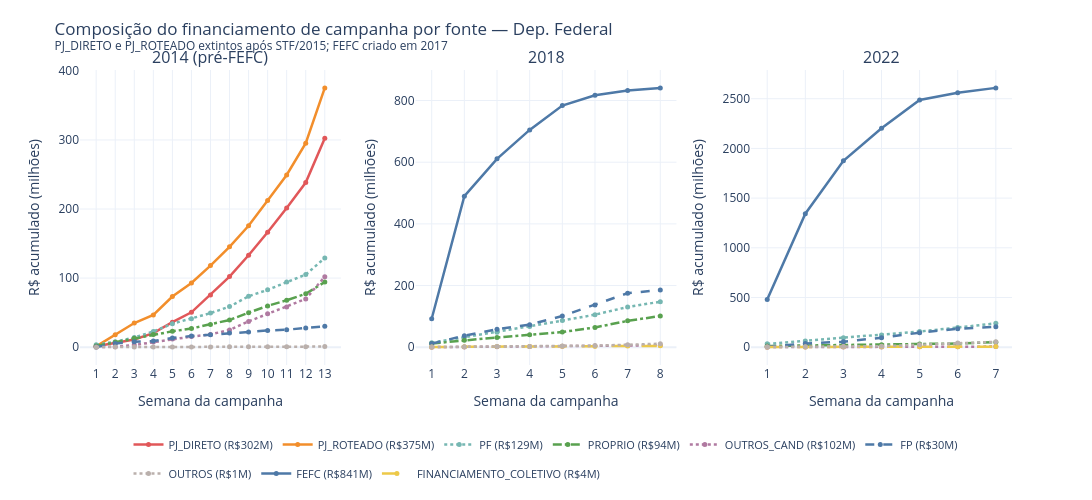

Notebook cell for this chart:
### Markdown cell above
## Composição do Financiamento por Fonte

### Code cell
# Composição do financiamento por fonte — fluxo cumulativo absoluto (R$ mi)
# Revela como a proibição de PJ (2015) e a criação do FEFC (2017) recompuseram o financiamento.

CORES_FONTE = {
    "PJ_DIRETO":              "#e15759",
    "PJ_ROTEADO":             "#f28e2b",
    "FP":                     "#4e79a7",
    "FEFC":                   "#4e79a7",
    "PF":                     "#76b7b2",
    "PROPRIO":                "#59a14f",
    "OUTROS_CAND":            "#b07aa1",
    "FINANCIAMENTO_COLETIVO": "#edc948",
    "OUTROS":                 "#bab0ac",
}
DASHES_FONTE = {
    "PJ_DIRETO": "solid",  "PJ_ROTEADO": "solid", "FP": "dash",
    "FEFC":      "solid",  "PF":         "dot",   "PROPRIO": "dashdot",
    "OUTROS_CAND": "dot",  "FINANCIAMENTO_COLETIVO": "longdash", "OUTROS": "dot",
}
FONTES_ORDEM = {
    2014: ["PJ_DIRETO", "PJ_ROTEADO", "PF", "PROPRIO", "OUTROS_CAND", "FP", "OUTROS"],
    2018: ["FEFC", "PF", "PROPRIO", "OUTROS_CAND", "FP", "FINANCIAMENTO_COLETIVO", "OUTROS"],
    2022: ["FEFC", "PF", "PROPRIO", "OUTROS_CAND", "FP", "FINANCIAMENTO_COLETIVO", "OUTROS"],
}

fig_fontes = make_subplots(
    rows=1, cols=3,
    subplot_titles=["2014 (pré-FEFC)", "2018", "2022"],
    shared_yaxes=False, horizontal_spacing=0.08,
)

seen_legend = set()
for col_idx, ano in enumerate([2014, 2018, 2022], start=1):
    df_ano = df_rec[df_rec["ano_eleicao"] == ano].copy()
    df_cum_f = calc_cumulative(df_ano, ["ano_eleicao", "fonte_tipo"])

    fontes_com_valor = (
        df_ano.groupby("fonte_tipo")["vr_receita"].sum()
        .loc[lambda s: s > 0].index.tolist()
    )
    ordem = [f for f in FONTES_ORDEM[ano] if f in fontes_com_valor]

    for fonte in ordem:
        d = df_cum_f[df_cum_f["fonte_tipo"] == fonte].sort_values("semana")
        if d.empty:
            continue
        total_m = d["vr_receita"].sum() / 1e6
        label = f"{fonte} (R${total_m:.0f}M)"
        show = fonte not in seen_legend
        seen_legend.add(fonte)
        fig_fontes.add_trace(
            go.Scatter(
                x=d["semana"], y=d["cum_receita"] / 1e6,
                mode="lines+markers", name=label,
                legendgroup=fonte, showlegend=show,
                line=dict(color=CORES_FONTE.get(fonte, "#aaaaaa"),
                          dash=DASHES_FONTE.get(fonte, "solid"), width=2.5),
                marker=dict(size=5),
            ),
            row=1, col=col_idx,
        )

fig_fontes.update_layout(
    title_text=(
        "Composição do financiamento de campanha por fonte — Dep. Federal<br>"
        "<sup>PJ_DIRETO e PJ_ROTEADO extintos após STF/2015; FEFC criado em 2017</sup>"
    ),
    legend=dict(orientation="h", x=0.5, xanchor="center", y=-0.22, yanchor="top",
                font=dict(size=11)),
    height=500, width=1200, template="plotly_white",
    margin=dict(t=70, b=120),
)
fig_fontes.update_xaxes(title_text="Semana da campanha", dtick=1)
fig_fontes.update_yaxes(title_text="R$ acumulado (milhões)")
fig_fontes.show(config={"staticPlot": True})

### Figure 1 — Plotly figure (JSON) as saved in the notebook; plotly's stock layout.template omitted (floating-point values rounded to 4 significant figures)
{"data": [{"legendgroup": "PJ_DIRETO", "line": {"color": "#e15759", "dash": "solid", "width": 2.5}, "marker": {"size": 5}, "mode": "lines+markers", "name": "PJ_DIRETO (R$302M)", "showlegend": true, "type": "scatter", "x": [1, 2, 3, 4, 5, 6, 7, 8, 9, 10, 11, 12, 13], "xaxis": "x", "y": [1.139, 5.863, 11.16, 20.26, 36.13, 50.4, 75.59, 102.2, 133.1, 166.4, 201.6, 238.3, 302.3], "yaxis": "y"}, {"legendgroup": "PJ_ROTEADO", "line": {"color": "#f28e2b", "dash": "solid", "width": 2.5}, "marker": {"size": 5}, "mode": "lines+markers", "name": "PJ_ROTEADO (R$375M)", "showlegend": true, "type": "scatter", "x": [1, 2, 3, 4, 5, 6, 7, 8, 9, 10, 11, 12, 13], "xaxis": "x", "y": [1.056, 18.08, 34.94, 46.55, 73.25, 92.92, 118.1, 145.2, 175.7, 212.4, 249.2, 295.3, 375.4], "yaxis": "y"}, {"legendgroup": "PF", "line": {"color": "#76b7b2", "dash": "dot", "width": 2.5}, "marker": {"size": 5}, "mode": "lines+markers", "name": "PF (R$129M)", "showlegend": true, "type": "scatter", "x": [1, 2, 3, 4, 5, 6, 7, 8, 9, 10, 11, 12, 13], "xaxis": "x", "y": [3.605, 7.82, 13.93, 22.65, 33.9, 41.11, 49.26, 58.66, 73.65, 82.91, 94.32, 105.0, 129.1], "yaxis": "y"}, {"legendgroup": "PROPRIO", "line": {"color": "#59a14f", "dash": "dashdot", "width": 2.5}, "marker": {"size": 5}, "mode": "lines+markers", "name": "PROPRIO (R$94M)", "showlegend": true, "type": "scatter", "x": [1, 2, 3, 4, 5, 6, 7, 8, 9, 10, 11, 12, 13], "xaxis": "x", "y": [1.737, 6.913, 12.68, 18.15, 22.9, 27.03, 32.86, 39.28, 49.9, 59.71, 67.87, 77.18, 94.36], "yaxis": "y"}, {"legendgroup": "OUTROS_CAND", "line": {"color": "#b07aa1", "dash": "dot", "width": 2.5}, "marker": {"size": 5}, "mode": "lines+markers", "name": "OUTROS_CAND (R$102M)", "showlegend": true, "type": "scatter", "x": [1, 2, 3, 4, 5, 6, 7, 8, 9, 10, 11, 12, 13], "xaxis": "x", "y": [0.04765, 0.5991, 3.05, 7.37, 11.84, 15.22, 18.34, 24.96, 37.22, 48.17, 58.17, 69.87, 101.9], "yaxis": "y"}, {"legendgroup": "FP", "line": {"color": "#4e79a7", "dash": "dash", "width": 2.5}, "marker": {"size": 5}, "mode": "lines+markers", "name": "FP (R$30M)", "showlegend": true, "type": "scatter", "x": [1, 2, 3, 4, 5, 6, 7, 8, 9, 10, 11, 12, 13], "xaxis": "x", "y": [0.01628, 5.22, 7.635, 8.766, 13.15, 16.16, 17.83, 20.32, 21.99, 24.17, 25.2, 27.79, 30.29], "yaxis": "y"}, {"legendgroup": "OUTROS", "line": {"color": "#bab0ac", "dash": "dot", "width": 2.5}, "marker": {"size": 5}, "mode": "lines+markers", "name": "OUTROS (R$1M)", "showlegend": true, "type": "scatter", "x": [1, 2, 3, 4, 5, 6, 7, 8, 9, 10, 11, 12, 13], "xaxis": "x", "y": [0.0, 2e-05, 0.001162, 0.0183, 0.06778, 0.211, 0.3416, 0.3787, 0.4504, 0.498, 0.6123, 0.653, 0.7938], "yaxis": "y"}, {"legendgroup": "FEFC", "line": {"color": "#4e79a7", "dash": "solid", "width": 2.5}, "marker": {"size": 5}, "mode": "lines+markers", "name": "FEFC (R$841M)", "showlegend": true, "type": "scatter", "x": [1, 2, 3, 4, 5, 6, 7, 8], "xaxis": "x2", "y": [92.55, 489.8, 610.9, 704.7, 783.5, 816.8, 832.1, 841.0], "yaxis": "y2"}, {"legendgroup": "PF", "line": {"color": "#76b7b2", "dash": "dot", "width": 2.5}, "marker": {"size": 5}, "mode": "lines+markers", "name": "PF (R$148M)", "showlegend": false, "type": "scatter", "x": [1, 2, 3, 4, 5, 6, 7, 8], "xaxis": "x2", "y": [14.74, 32.79, 48.37, 67.04, 86.51, 105.6, 130.5, 147.6], "yaxis": "y2"}, {"legendgroup": "PROPRIO", "line": {"color": "#59a14f", "dash": "dashdot", "width": 2.5}, "marker": {"size": 5}, "mode": "lines+markers", "name": "PROPRIO (R$101M)", "showlegend": false, "type": "scatter", "x": [1, 2, 3, 4, 5, 6, 7, 8], "xaxis": "x2", "y": [12.11, 23.07, 31.81, 40.43, 49.27, 64.14, 85.51, 101.2], "yaxis": "y2"}, {"legendgroup": "OUTROS_CAND", "line": {"color": "#b07aa1", "dash": "dot", "width": 2.5}, "marker": {"size": 5}, "mode": "lines+markers", "name": "OUTROS_CAND (R$7M)", "showlegend": false, "type": "scatter", "x": [1, 2, 3, 4, 5, 6, 7, 8], "xaxis": "x2", "y": [0.3806, 0.8532, 1.792, 2.674, 3.264, 4.266, 5.265, 6.605], "yaxis": "y2"}, {"legendgroup": "FP", "line": {"color": "#4e79a7", "dash": "dash", "width": 2.5}, "marker": {"size": 5}, "mode": "lines+markers", "name": "FP (R$186M)", "showlegend": false, "type": "scatter", "x": [1, 2, 3, 4, 5, 6, 7, 8], "xaxis": "x2", "y": [11.79, 37.45, 58.46, 73.25, 101.4, 137.1, 175.2, 185.8], "yaxis": "y2"}, {"legendgroup": "FINANCIAMENTO_COLETIVO", "line": {"color": "#edc948", "dash": "longdash", "width": 2.5}, "marker": {"size": 5}, "mode": "lines+markers", "name": "FINANCIAMENTO_COLETIVO (R$4M)", "showlegend": true, "type": "scatter", "x": [1, 2, 3, 4, 5, 6, 7, 8], "xaxis": "x2", "y": [0.8676, 1.651, 2.154, 2.566, 3.014, 3.465, 4.11, 4.477], "yaxis": "y2"}, {"legendgroup": "OUTROS", "line": {"color": "#bab0ac", "dash": "dot", "width": 2.5}, "marker": {"size": 5}, "mode": "lines+markers", "name": "OUTROS (R$11M)", "showlegend": false, "type": "scatter", "x": [1, 2, 3, 4, 5, 6, 7, 8], "xaxis": "x2", "y": [0.4877, 1.316, 2.063, 2.603, 3.854, 5.395, 8.207, 11.35], "yaxis": "y2"}, {"legendgroup": "FEFC", "line": {"color": "#4e79a7", "dash": "solid", "width": 2.5}, "marker": {"size": 5}, "mode": "lines+markers", "name": "FEFC (R$2609M)", "showlegend": false, "type": "scatter", "x": [1, 2, 3, 4, 5, 6, 7], "xaxis": "x3", "y": [478.9, 1343.0, 1876.0, 2203.0, 2488.0, 2560.0, 2609.0], "yaxis": "y3"}, {"legendgroup": "PF", "line": {"color": "#76b7b2", "dash": "dot", "width": 2.5}, "marker": {"size": 5}, "mode": "lines+markers", "name": "PF (R$240M)", "showlegend": false, "type": "scatter", "x": [1, 2, 3, 4, 5, 6, 7], "xaxis": "x3", "y": [33.4, 63.29, 93.81, 123.6, 157.8, 197.9, 240.1], "yaxis": "y3"}, {"legendgroup": "PROPRIO", "line": {"color": "#59a14f", "dash": "dashdot", "width": 2.5}, "marker": {"size": 5}, "mode": "lines+markers", "name": "PROPRIO (R$51M)", "showlegend": false, "type": "scatter", "x": [1, 2, 3, 4, 5, 6, 7], "xaxis": "x3", "y": [11.89, 17.96, 22.52, 25.79, 31.0, 37.23, 50.64], "yaxis": "y3"}, {"legendgroup": "OUTROS_CAND", "line": {"color": "#b07aa1", "dash": "dot", "width": 2.5}, "marker": {"size": 5}, "mode": "lines+markers", "name": "OUTROS_CAND (R$6M)", "showlegend": false, "type": "scatter", "x": [1, 2, 3, 4, 5, 6, 7], "xaxis": "x3", "y": [0.6754, 1.05, 1.347, 1.894, 3.439, 4.295, 6.007], "yaxis": "y3"}, {"legendgroup": "FP", "line": {"color": "#4e79a7", "dash": "dash", "width": 2.5}, "marker": {"size": 5}, "mode": "lines+markers", "name": "FP (R$206M)", "showlegend": false, "type": "scatter", "x": [1, 2, 3, 4, 5, 6, 7], "xaxis": "x3", "y": [5.805, 37.14, 55.5, 94.96, 146.2, 185.6, 205.8], "yaxis": "y3"}, {"legendgroup": "FINANCIAMENTO_COLETIVO", "line": {"color": "#edc948", "dash": "longdash", "width": 2.5}, "marker": {"size": 5}, "mode": "lines+markers", "name": "FINANCIAMENTO_COLETIVO (R$6M)", "showlegend": false, "type": "scatter", "x": [1, 2, 3, 4, 5, 6, 7], "xaxis": "x3", "y": [2.017, 3.074, 3.527, 3.878, 4.344, 5.067, 5.721], "yaxis": "y3"}, {"legendgroup": "OUTROS", "line": {"color": "#bab0ac", "dash": "dot", "width": 2.5}, "marker": {"size": 5}, "mode": "lines+markers", "name": "OUTROS (R$54M)", "showlegend": false, "type": "scatter", "x": [1, 2, 3, 4, 5, 6, 7], "xaxis": "x3", "y": [1.427, 3.527, 6.104, 10.4, 24.26, 41.99, 54.18], "yaxis": "y3"}], "layout": {"annotations": [{"font": {"size": 16}, "showarrow": false, "text": "2014 (pré-FEFC)", "x": 0.14, "xanchor": "center", "xref": "paper", "y": 1, "yanchor": "bottom", "yref": "paper"}, {"font": {"size": 16}, "showarrow": false, "text": "2018", "x": 0.5, "xanchor": "center", "xref": "paper", "y": 1, "yanchor": "bottom", "yref": "paper"}, {"font": {"size": 16}, "showarrow": false, "text": "2022", "x": 0.86, "xanchor": "center", "xref": "paper", "y": 1, "yanchor": "bottom", "yref": "paper"}], "height": 500, "legend": {"font": {"size": 11}, "orientation": "h", "x": 0.5, "xanchor": "center", "y": -0.22, "yanchor": "top"}, "margin": {"b": 120, "t": 70}, "title": {"text": "Composição do financiamento de campanha por fonte — Dep. Federal<br><sup>PJ_DIRETO e PJ_ROTEADO extintos após STF/2015; FEFC criado em 2017</sup>"}, "width": 1200, "xaxis": {"anchor": "y", "domain": [0, 0.28], "dtick": 1, "title": {"text": "Semana da campanha"}}, "xaxis2": {"anchor": "y2", "domain": [0.36, 0.64], "dtick": 1, "title": {"text": "Semana da campanha"}}, "xaxis3": {"anchor": "y3", "domain": [0.72, 1], "dtick": 1, "title": {"text": "Semana da campanha"}}, "yaxis": {"anchor": "x", "domain": [0, 1], "title": {"text": "R$ acumulado (milhões)"}}, "yaxis2": {"anchor": "x2", "domain": [0, 1], "title": {"text": "R$ acumulado (milhões)"}}, "yaxis3": {"anchor": "x3", "domain": [0, 1], "title": {"text": "R$ acumulado (milhões)"}}}}
